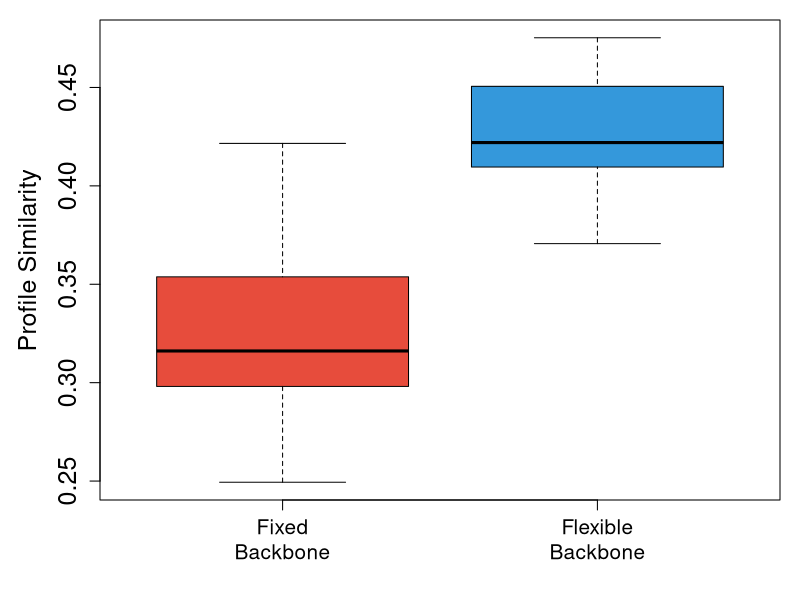

Here is the R script that generated this plot:
pdf('profile_similarity.pdf',width=3.5,height=6)
par(mar=c(5, 5, 1, 1))
a<-read.table('profile_similarity.txt')
boxplot(a$V1,a$V2,ylab="Profile Similarity",col=c("#e74c3c","#3498db"),cex.lab=1.5,cex.axis=1.5,outline=F)
text(1:2, par("usr")[3] - 0.02, labels = c("Fixed\nBackbone","Flexible\nBackbone"), xpd = TRUE, cex=1.25)
dev.off()